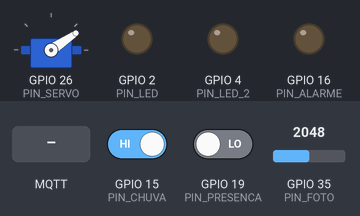
The sketch below on a simulated ESP32. Parts: servo, output pins drawn as LEDs (lit = HIGH). The test bench sets the inputs (shaded band); at power-on: GPIO 15 (PIN_CHUVA) HIGH, GPIO 35 (PIN_FOTO) = 2048, GPIO 19 (PIN_PRESENCA) LOW. WiFi joins after 1.5 s; servers stay silent unless stated; no MQTT or app messages arrive unless stated; what the sketch prints to the serial monitor is not drawn.

Above: at 4.7 s.
4.8 s: GPIO 15 (PIN_CHUVA) driven LOW
At 8.2 s:
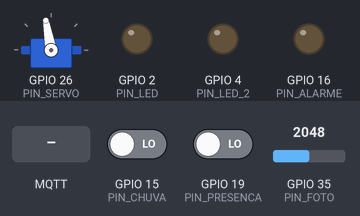
9.2 s: GPIO 35 (PIN_FOTO) set to 331
12.3 s: GPIO 35 (PIN_FOTO) set to 287
At 14.2 s:
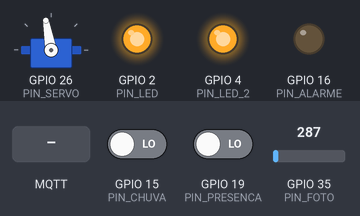
14.5 s: MQTT message "D" arrives on the second subscribed topic
18.0 s: GPIO 19 (PIN_PRESENCA) driven HIGH
At 21.4 s:
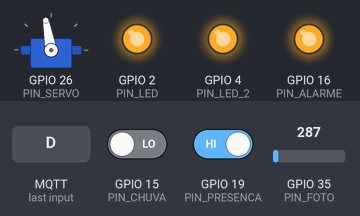
21.7 s: MQTT message "D" arrives on the first subscribed topic
At 23.3 s:
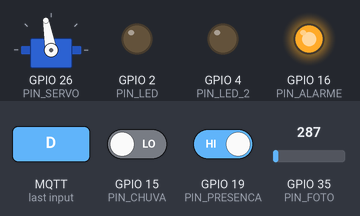
Timing chart, 0 to 25.0 s (numbered marks = the images above; inputs shaded):
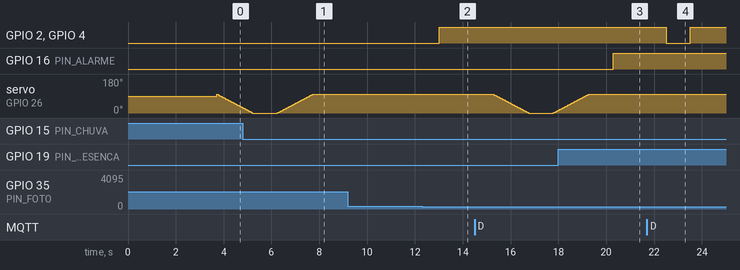

Measured:
- the behaviour switches between 300 and 299 on GPIO 35 (PIN_FOTO) (found by bisection; images 1 and 2)
- after the input at 9.2 s, every drawn part: stays the same
- after the input at 12.3 s, GPIO 2 (PIN_LED), GPIO 4 (PIN_LED_2): LOW → HIGH after 0.71 s
- after the input at 18.0 s, GPIO 16 (PIN_ALARME): LOW → HIGH after 2.3 s
- after the input at 21.7 s, GPIO 2 (PIN_LED), GPIO 4 (PIN_LED_2): HIGH → LOW after 0.81 s, → HIGH 1.0 s later

The sketch:

Arduino_IOT.ino
```cpp
#include <PubSubClient.h>
#include <ESP32Servo.h>
#include <arduino.h>
#include <WiFi.h>

//--------- PINOS ----------
//Atuadores:
#define PIN_LED 2
#define PIN_LED_2 4
#define PIN_ALARME 16
#define PIN_SERVO 26
//Sensores:
#define PIN_FOTO 35
#define PIN_PRESENCA 19
#define PIN_CHUVA 15

//=============================   TOPICOS   ===================================
// LIGAR E DESLIGAR OS ATUADORES:
#define TOPICO_SUBSCRIBE_LED         "topico_liga_desliga_led_teste-1230"
#define TOPICO_SUBSCRIBE_SERVO       "topico_liga_desliga_servo_teste-1230"
#define TOPICO_SUBSCRIBE_ALARME      "topico_liga_desliga_alarme_teste-1230"

// LIGAR E DESLIGAR OS SENSORES:
#define TOPICO_SUBSCRIBE_FOTO        "topico_liga_desliga_foto_teste-12304"
#define TOPICO_SUBSCRIBE_CHUVA       "topico_liga_desliga_chuva_teste-1230"
#define TOPICO_SUBSCRIBE_PRESENCA    "topico_liga_desliga_presenca_teste-1230"

// RECEBER INFORMAÇÕES DOS SENSORES:
#define TOPICO_PUBLISH_FOTO          "topico_sensor_fotorresistor_teste-1230"
#define TOPICO_PUBLISH_CHUVA         "topico_sensor_chuva_teste-1230"
#define TOPICO_PUBLISH_PRESENCA      "topico_sensor_presenca_teste-1230"

#define ID_MQTT  "IoT_PUC_SG_mqtt2"     //id mqtt (para identificação de sessão)
//============================= INTERNET ========================================
// WIFI:
const char* SSID     = "Moto123"; // Nome da sua rede
const char* PASSWORD = "senha123";

const char* BROKER_MQTT = "test.mosquitto.org";
int BROKER_PORT = 1883; // Porta do Broker MQTT
//===============================================================================
//Variáveis e objetos globais:
WiFiClient espClient; // Cria o objeto espClient
PubSubClient MQTT(espClient); // Instancia o Cliente MQTT passando o objeto espClient
Servo servoMotor;

bool fotoSensor =  true;
bool chuvaSensor = true;
bool presencaSensor =  true;

/* Prototypes */
void initWiFi(void);
void initMQTT(void);
void mqtt_callback(char* topic, byte* payload, unsigned int length);
void reconnectMQTT(void);
void reconnectWiFi(void);
void VerificaConexoesWiFIEMQTT(void);

// <<<<<<<<<<<<<<<<<<<<<<<<<<<<<<<<<<<   INICIALIZAR   >>>>>>>>>>>>>>>>>>>>>>>>>>>>>>>>>>>
void initWiFi(void){
  delay(10);
  Serial.println("------Conexao WI-FI------");
  Serial.print("Conectando-se na rede: ");
  Serial.println(SSID);
  Serial.println("Aguarde");

  reconnectWiFi();
}
void initMQTT(void){
  MQTT.setServer(BROKER_MQTT, BROKER_PORT);   //informa qual broker e porta deve ser conectado
  MQTT.setCallback(mqtt_callback);            //atribui função de callback (função chamada quando qualquer informação de um dos tópicos subescritos chega)
}

// <<<<<<<<<<<<<<<<<<<<<<<<<<<<<<<<<<<   CALLBACKS   >>>>>>>>>>>>>>>>>>>>>>>>>>>>>>>>>>>
void mqtt_callback(char* topic, byte* payload, unsigned int length){ // LED mqtt_callback

  if(strcmp(topic, TOPICO_SUBSCRIBE_LED) == 0){
    led_callback(topic, payload, length);
  }
  else if (strcmp(topic, TOPICO_SUBSCRIBE_SERVO) == 0){
    servo_callback(topic, payload, length);
  }
  else if (strcmp(topic, TOPICO_SUBSCRIBE_ALARME) == 0){
    alarme_callback(topic, payload, length);
  }
  else if (strcmp(topic, TOPICO_SUBSCRIBE_FOTO) == 0){
    sensorFoto_callback(topic, payload, length);
  }
  else if (strcmp(topic, TOPICO_SUBSCRIBE_CHUVA) == 0){
    sensorChuva_callback(topic, payload, length);
  }
  else if (strcmp(topic, TOPICO_SUBSCRIBE_PRESENCA) == 0){
    sensorPresenca_callback(topic, payload, length);
  }
  else{
    Serial.println(" Topico desconhecido: ");
    Serial.println(topic);
  }
}

// Ligar/Desligar Atuadores:
void led_callback(char* topic, byte* payload, unsigned int length){
  String msg;
  /* obtem a string do payload recebido */
  for (int i = 0; i < length; i++){
    char c = (char)payload[i];
    msg += c;
  }

  Serial.print("\nChegou a seguinte string via MQTT (led): ");
  Serial.println(msg);

  if(msg.equals("L")){
    digitalWrite(PIN_LED, HIGH);
    digitalWrite(PIN_LED_2, HIGH);
  }
  else if (msg.equals("D")){
    digitalWrite(PIN_LED, LOW);
    digitalWrite(PIN_LED_2, LOW);
  }
  else{
    Serial.println("\nNão identificou comando MQTT recebido.");
  }
}
void servo_callback(char* topic, byte* payload, unsigned int length){
  String msg;
  /* obtem a string do payload recebido */
  for (int i = 0; i < length; i++){
    char c = (char)payload[i];
    msg += c;
  }

  Serial.print("\nChegou a seguinte string via MQTT (servo): ");
  Serial.println(msg);

  int servoPosicaoMicros = servoMotor.read();

  if(msg.equals("L")){

    if(!(servoPosicaoMicros >= 80)){
      for (int pos = 0; pos <= 100; pos += 1) {
        servoMotor.write(pos);
        delay(15);
      }
    }
  }
  else if (msg.equals("D")){
    if(!(servoPosicaoMicros <= 5)){
      for (int pos = 100; pos >= 0; pos -= 1){
        servoMotor.write(pos);
        delay(15);
      }
    }
  }
  else{
    Serial.println("\nNão identificou comando MQTT recebido.");
  }
}
void alarme_callback(char* topic, byte* payload, unsigned int length){
  String msg;

  for (int i = 0; i < length; i++){
    char c = (char)payload[i];
    msg += c;
  }

  Serial.print("\nChegou a seguinte string via MQTT (alarme): ");
  Serial.println(msg);

  if(msg.equals("L")){
    digitalWrite(PIN_ALARME, HIGH);
  }
  else if (msg.equals("D")){
    digitalWrite(PIN_ALARME, LOW);
  }
  else{
    Serial.println("\nNão identificou comando MQTT recebido.");
  }
}

// Ligar/Desligar Sensores:
void sensorFoto_callback(char* topic, byte* payload, unsigned int length){
  String msg;
  for (int i = 0; i < length; i++){
    char c = (char)payload[i];
    msg += c;
  }
  Serial.print("\nChegou a seguinte string via MQTT (sensor fotorresistor): ");
  Serial.println(msg);

  if(msg.equals("L")){
    fotoSensor = true;
  }
  else if(msg.equals("D")){
    fotoSensor = false;
  }
  else{
    Serial.println("\nNão identificou comando MQTT recebido.");
    Serial.println(msg);
  }
}
void sensorChuva_callback(char* topic, byte* payload, unsigned int length){
  String msg;
  for (int i = 0; i < length; i++){
    char c = (char)payload[i];
    msg += c;
  }
  Serial.print("\nChegou a seguinte string via MQTT (sensor de chuva): ");
  Serial.println(msg);

  if(msg.equals("L")){
    chuvaSensor = true;
  }
  else if(msg.equals("D")){
    chuvaSensor = false;
  }
  else{
    Serial.println("\nNão identificou comando MQTT recebido.");
  }
}
void sensorPresenca_callback(char* topic, byte* payload, unsigned int length){
  String msg;
  for (int i = 0; i < length; i++){
    char c = (char)payload[i];
    msg += c;
  }
  Serial.print("\nChegou a seguinte string via MQTT (sensor de presença): ");
  Serial.println(msg);

  if(msg.equals("L")){
    presencaSensor = true;
  }
  else if(msg.equals("D")){
    presencaSensor = false;
  }
  else{
    Serial.println("\nNão identificou comando MQTT recebido.");
  }
}


// <<<<<<<<<<<<<<<<<<<<<<<<<<<<<<<<<<<   CONEXÕES   >>>>>>>>>>>>>>>>>>>>>>>>>>>>>>>>>>>
void reconnectMQTT(void){
  while (!MQTT.connected())
  {
    Serial.print("* Tentando se conectar ao Broker MQTT: ");
    Serial.println(BROKER_MQTT);

    if (MQTT.connect(ID_MQTT)){
      Serial.println("Conectado com sucesso ao broker MQTT!");
      MQTT.subscribe(TOPICO_SUBSCRIBE_LED);
      MQTT.subscribe(TOPICO_SUBSCRIBE_SERVO);
      MQTT.subscribe(TOPICO_SUBSCRIBE_ALARME);

      MQTT.subscribe(TOPICO_SUBSCRIBE_FOTO);
      MQTT.subscribe(TOPICO_SUBSCRIBE_CHUVA);
      MQTT.subscribe(TOPICO_SUBSCRIBE_PRESENCA);
    }
    else{
      Serial.println("Falha ao reconectar no broker.");
      Serial.println("Havera nova tentativa de conexao em 2s");
      delay(1000);
    }

  }
}
void VerificaConexoesWiFIEMQTT(void){
  if (!MQTT.connected())
    reconnectMQTT(); //se não há conexão com o Broker, a conexão é refeita

  reconnectWiFi(); //se não há conexão com o WiFI, a conexão é refeita
}
void reconnectWiFi(void){
  //se já está conectado à rede WI-FI, nada é feito.
  //Caso contrário, são efetuadas tentativas de conexão
  if (WiFi.status() == WL_CONNECTED)
    return;

  WiFi.begin(SSID, PASSWORD); // Conecta na rede WI-FI

  while (WiFi.status() != WL_CONNECTED)
  {
    delay(100);
    Serial.print(".");
  }

  Serial.println();
  Serial.print("Conectado com sucesso na rede ");
  Serial.print(SSID);
  Serial.println("\nIP obtido: ");
  Serial.println(WiFi.localIP());
}


// <<<<<<<<<<<<<<<<<<<<<<<<<<<<<<<<<<<   SETUP E LOOP   >>>>>>>>>>>>>>>>>>>>>>>>>>>>>>>>>>>
void setup() {
  Serial.begin(9600); //Enviar e receber dados em 9600 baud

  delay(1000);
  Serial.println("Disciplina IoT: acesso a nuvem via ESP32");

  delay(1000);
  pinMode(PIN_LED, OUTPUT); // programa LED interno como saida
  pinMode(PIN_LED_2, OUTPUT);
  pinMode(PIN_ALARME, OUTPUT);
  pinMode(PIN_PRESENCA, INPUT);

  digitalWrite(PIN_LED, LOW);
  digitalWrite(PIN_LED_2, LOW);
  digitalWrite(PIN_ALARME, LOW);

  initWiFi();   /* Inicializa a conexao wi-fi */
  initMQTT();   /* Inicializa a conexao ao broker MQTT */

  servoMotor.attach(PIN_SERVO);
}

void loop() {

  VerificaConexoesWiFIEMQTT(); /* garante funcionamento das conexões WiFi e ao broker MQTT */

  Serial.print("\n");

  if(fotoSensor == true){
    sensorLuminosidade();
    Serial.print("  |  ");
  }

  if(presencaSensor == true){
    sensorPresenca();
    Serial.print("  |  ");
  }

  if(chuvaSensor == true){
    sensorChuva();
    Serial.print("  |  ");
  }

  MQTT.loop();  /* keep-alive da comunicação com broker MQTT */
  delay(1000);
}


// <<<<<<<<<<<<<<<<<<<<<<<<<<<<<<<<<<<   SENSORES   >>>>>>>>>>>>>>>>>>>>>>>>>>>>>>>>>>>
void sensorLuminosidade(){

  int sensorValue = analogRead(PIN_FOTO);
  char mensagem[30] = {0};

  if (sensorValue < 40) {
    digitalWrite(PIN_LED, HIGH);
    digitalWrite(PIN_LED_2, HIGH);
    sprintf(mensagem, "%d => Dark", sensorValue);
    //sprintf(mensagem,"Escuro", sensorValue);

  } else if (sensorValue < 300) {//700
    digitalWrite(PIN_LED, HIGH);
    digitalWrite(PIN_LED_2, HIGH);
    sprintf(mensagem, "%d => Dim", sensorValue);
    //sprintf(mensagem,"Claro", sensorValue);

  } else if (sensorValue < 2000) {
    digitalWrite(PIN_LED, LOW);
    digitalWrite(PIN_LED_2, LOW);
    sprintf(mensagem, "%d => Light", sensorValue);
    //sprintf(mensagem,"Claro", sensorValue);

  } else if (sensorValue < 3200) {
    digitalWrite(PIN_LED, LOW);
    digitalWrite(PIN_LED_2, LOW);
    sprintf(mensagem, "%d => Bright", sensorValue);
    //sprintf(mensagem,"Claro", sensorValue);
  } else {
    digitalWrite(PIN_LED, LOW);
    digitalWrite(PIN_LED_2, LOW);
    sprintf(mensagem, "%d => Very bright", sensorValue);
    //sprintf(mensagem,"Claro", sensorValue);
  }

  Serial.print("Valor de luminosidade = ");
  Serial.print(mensagem);

  MQTT.publish(TOPICO_PUBLISH_FOTO, mensagem);
}
void sensorPresenca(){
  int sensorValue = digitalRead(PIN_PRESENCA);
  char mensagem[30] = {0};

  if (sensorValue == HIGH) {
    sprintf(mensagem," Movimento detectado ! ");
    digitalWrite(PIN_ALARME, HIGH);
  } else {
    sprintf(mensagem," Nenhum movimento detectado. ");
    digitalWrite(PIN_ALARME, LOW);
  }

  Serial.print(mensagem);
  MQTT.publish(TOPICO_PUBLISH_PRESENCA, mensagem);
}
void sensorChuva(){

  int sensorValue = digitalRead(PIN_CHUVA);
  int servoPosicaoMicros = servoMotor.read();
  char mensagem[50] = {0};

  if(sensorValue == LOW){
    if(!(servoPosicaoMicros >= 80)){
      for (int pos = 0; pos <= 100; pos += 1) {
        servoMotor.write(pos);
        delay(15);
      }
      sprintf(mensagem,"Sem sinal de chuva, a janela foi aberta");
    }
    else{
      sprintf(mensagem,"Sem sinal de chuva, a janela já está aberta");
    }
  }

  else{
    if(!(servoPosicaoMicros <= 5)){
      for (int pos = 100; pos >= 0; pos -= 1){
        servoMotor.write(pos);
        delay(15);
      }
      sprintf(mensagem,"Chuva detectada, a janela foi fechada");
    }
    else{
      sprintf(mensagem,"Chuva detectada, a janela já está fechada");
    }
  }

  Serial.print(mensagem);
  MQTT.publish(TOPICO_PUBLISH_CHUVA, mensagem);
}
```
